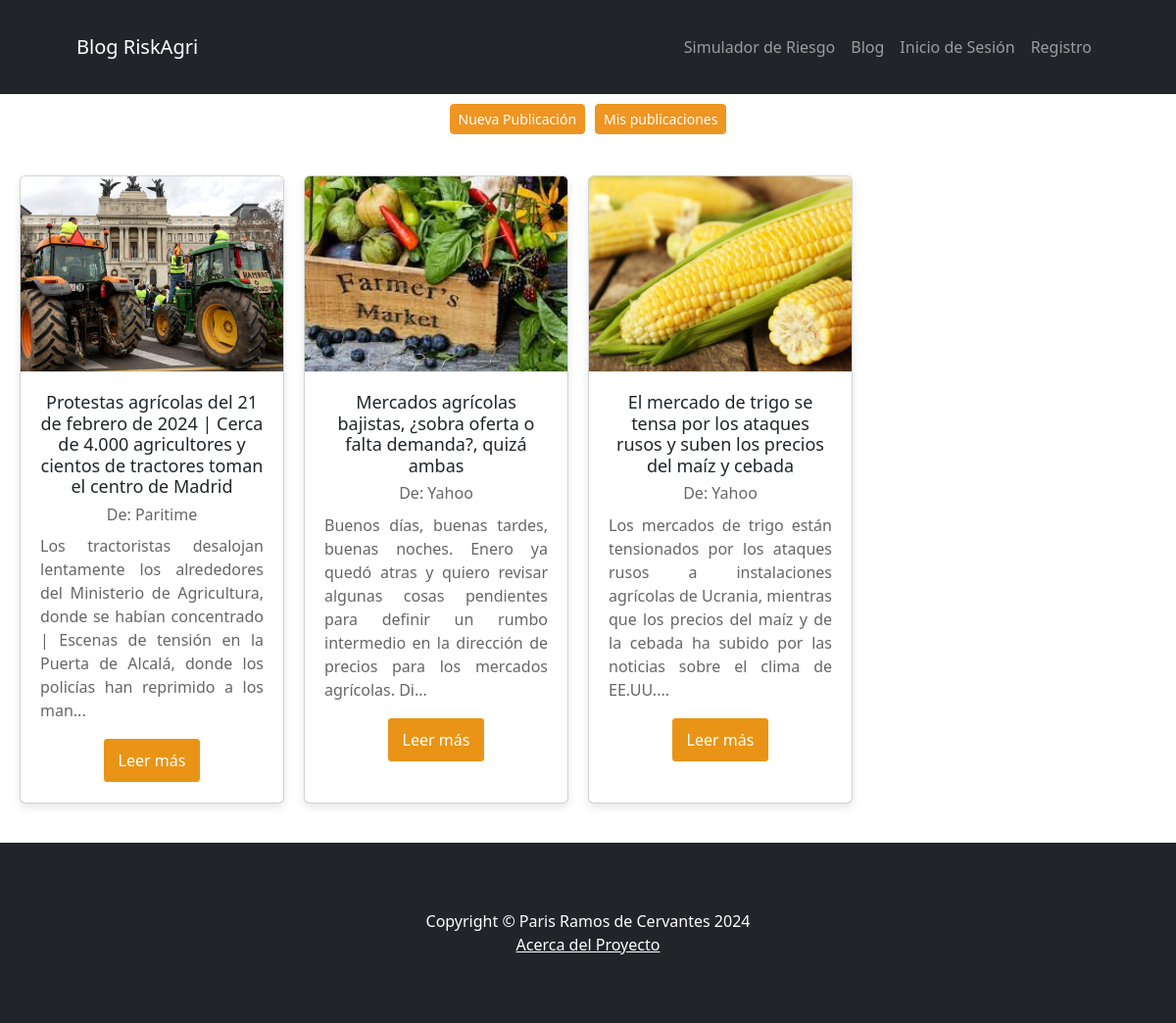
Screenshot of /blog/ with the database file from the repository.
### App_BlogAgri/models.py (models this page shows, shortened)
class Post(models.Model):
    titulo = models.CharField(max_length=250)
    slug = models.SlugField(
        max_length=250, unique_for_date='publicacion_post', verbose_name='URL amigable')
    autor = models.ForeignKey(
        User, on_delete=models.CASCADE, related_name='blog_posts')
    contenido = models.TextField()
    publicacion_post = models.DateTimeField(default=timezone.now)
    creacion_post = models.DateTimeField(auto_now_add=True)
    actualizacion_post = models.DateTimeField(auto_now=True)
    status_post = models.IntegerField(
        choices=STATUS_CHOICES, verbose_name='Privacidad')
    tema_post = models.CharField(
        max_length=50, choices=TEMAS_AGRICULTURA, default='General', verbose_name='Tema')
    imagen = models.ImageField(upload_to='post_images', blank=True, null=True)
    class Meta:
        ordering = ('-publicacion_post',)

### App_BlogAgri/views.py (the view)
# urls.py: path('blog/', blog, name='blog'),
def blog(request):
    Titulo = 'Blog RiskAgri'
    publicaciones = Post.objects.filter(status_post=1)
    return render(request, 'blog.html', {'posts': publicaciones, 'mensaje': Titulo})

### App_BlogAgri/templates/blog.html (shortened to what this page needs)
{% extends 'base.html' %}.
{% block content1 %}
{% if user.is_authenticated %}
<a class="navbar-brand" href="/inicio">
    {{mensaje}} /
</a>
<a class="navbar-brand" href="/perfil">
{{user}}
</a>
{% else %}
<a class="navbar-brand" href="/inicio">
    {{mensaje}}
</a>`
{% endif %}
{% endblock %}
{% load static %}
{% block content2 %}
<div>
    <div class="button-container">
        <a class="btn btn-primary btn-sm" href="/create_post">Nueva Publicación</a>
        <a class="btn btn-primary btn-sm" href="/blog/user/">Mis publicaciones</a>
    </div>
</div>
{% if posts %}
<div class="card-container">
    {% for post in posts %}
    <div class="card">
        <div class="card-thumbnail">
            {% if post.imagen %}
                <img src="{{ post.imagen.url }}" alt="Imagen del post">
            {% else %}
                <img src="{% static 'assets\stock_marketlike.jpg' %}" alt="Imagen genérica">
            {% endif %}
        </div>
        <div class="card-content">
            <h2>{{ post.titulo }}</h2>
            <h4>De: {{ post.autor }}</h4>
            <p>{{ post.contenido|slice:":200" }}...</p>
            <a href='{% url "post" post.slug %}' class="btn-read-more">Leer más</a>
        </div>
    </div>
    {% endfor %}
</div>
{% else %}
<div id="post-contenedor" class="blog-post">
    <h2>Sin publicaciones</h2>
</div>
{% endif %}
{% endblock %}

### templates/base.html (shortened to what this page needs)
<!DOCTYPE html>
<html lang="en">
    <head>
        {% load static %}
        <link href="{% static 'css\styles.css' %}" rel="stylesheet" />
    </head>
    <body>
        <nav class="navbar navbar-expand-lg navbar-dark bg-dark">
            <div class="container px-5">
                {% block content1 %}{% endblock %}
                <div class="collapse navbar-collapse" id="navbarSupportedContent">
                    <ul class="navbar-nav ms-auto mb-2 mb-lg-0">
                        <li class="nav-item"><a class="nav-link" href="/simulador">Simulador de Riesgo </a></li>
                        <li class="nav-item"><a class="nav-link" href="/blog">Blog </a></li>
                        {% if user.is_authenticated %}
                        <li class="nav-item"><a class="nav-link" href="/logout">Logout</a></li>
                        {% else %}
                        <li class="nav-item"><a class="nav-link" href="/login"> Inicio de Sesión </a></li>
                        <li class="nav-item"><a class="nav-link" href="/signup">Registro</a></li>
                        {% endif %}
                     </ul>
                </div>
            </div>
        </nav>
        {% load static %}
        {% block content2 %}{% endblock %}
        <footer class="py-5 bg-dark">
            <div class="container px-4 px-lg-5">
                <p class="m-0 text-center text-white">Copyright &copy; Paris Ramos de Cervantes 2024</p>
                <a href = "/about" class="m-0 text-center text-white"> Acerca del Proyecto</a>
            </div>
        </footer>
    </body>
</html>

### rows the page displays
Post: imagen (picture), titulo "Protestas agrícolas del 21 de febrero de 2024 | Cerca de 4.000 agricultores y cientos de tractores toman el centro de Madrid", autor "Paritime", contenido "Los tractoristas desalojan lentamente los alrededores del Ministerio de Agricultura, donde se habían concentrado | Escenas de tensión en la Puerta de Alcalá, donde los policías han reprimido a los man"
Post: imagen (picture), titulo "Mercados agrícolas bajistas, ¿sobra oferta o falta demanda?, quizá ambas", autor "Yahoo", contenido "Buenos días, buenas tardes, buenas noches. Enero ya quedó atras y quiero revisar algunas cosas pendientes para definir un rumbo intermedio en la dirección de precios para los mercados agrícolas. Di"
Post: imagen (picture), titulo "El mercado de trigo se tensa por los ataques rusos y suben los precios del maíz y cebada", autor "Yahoo", contenido "Los mercados de trigo están tensionados por los ataques rusos a instalaciones agrícolas de Ucrania, mientras que los precios del maíz y de la cebada ha subido por las noticias sobre el clima de EE.UU."

### other values shown
{{ mensaje }} "Blog RiskAgri"
